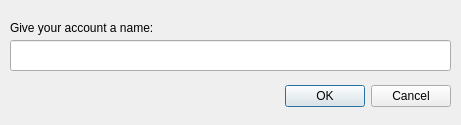
<?xml version="1.0" encoding="UTF-8"?>
<ui version="4.0">
 <class>Dialog</class>
 <widget class="QDialog" name="Dialog">
  <property name="geometry">
   <rect>
    <x>0</x>
    <y>0</y>
    <width>461</width>
    <height>125</height>
   </rect>
  </property>
  <property name="windowTitle">
   <string>Add Account</string>
  </property>
  <widget class="QDialogButtonBox" name="buttonBox">
   <property name="geometry">
    <rect>
     <x>10</x>
     <y>80</y>
     <width>441</width>
     <height>32</height>
    </rect>
   </property>
   <property name="orientation">
    <enum>Qt::Horizontal</enum>
   </property>
   <property name="standardButtons">
    <set>QDialogButtonBox::Cancel|QDialogButtonBox::Ok</set>
   </property>
  </widget>
  <widget class="QLabel" name="label">
   <property name="geometry">
    <rect>
     <x>10</x>
     <y>20</y>
     <width>431</width>
     <height>16</height>
    </rect>
   </property>
   <property name="text">
    <string>Give your account a name:</string>
   </property>
  </widget>
  <widget class="QLineEdit" name="lineEdit">
   <property name="geometry">
    <rect>
     <x>10</x>
     <y>40</y>
     <width>441</width>
     <height>31</height>
    </rect>
   </property>
  </widget>
 </widget>
 <resources/>
 <connections>
  <connection>
   <sender>buttonBox</sender>
   <signal>accepted()</signal>
   <receiver>Dialog</receiver>
   <slot>accept()</slot>
   <hints>
    <hint type="sourcelabel">
     <x>248</x>
     <y>254</y>
    </hint>
    <hint type="destinationlabel">
     <x>157</x>
     <y>274</y>
    </hint>
   </hints>
  </connection>
  <connection>
   <sender>buttonBox</sender>
   <signal>rejected()</signal>
   <receiver>Dialog</receiver>
   <slot>reject()</slot>
   <hints>
    <hint type="sourcelabel">
     <x>316</x>
     <y>260</y>
    </hint>
    <hint type="destinationlabel">
     <x>286</x>
     <y>274</y>
    </hint>
   </hints>
  </connection>
 </connections>
</ui>
